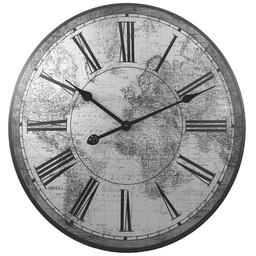
#> input picture Project 1/Task1_3/clock.jpg, 256 x 256 px
$ python task_1.3.py   (older library calls are emulated)
#> lines starting #> are read from the running program, lines starting #| are printed output that depends on the picture
import numpy.fft as fft
import numpy as np
import scipy.misc as msc
import matplotlib.pyplot as plt
import os

img = "clock"

def read_intensity_image(file):
    """
    Reads an image file and flattens the color layers into a single gray-scale layer.
    Parameters
    ----------
    file : str or file object
        The file name or file object to be read.
    Returns
    -------
    f : ndarray
        The 2D array obtained by reading the image and casting to float type.
    """
#> called with file = 'clock.jpg'
    f = msc.imread(file, flatten=True).astype('float')
#> f: shape (256, 256) float64; min 11, max 255, mean 175.6
    return f


def write_intensity_image(f, file):
    """
    Saves the image under the given file name or file object.
    Parameters
    ----------
    file : str
        The file name or file object in which the image array to be written.
   f : ndarray
        The 2D image array to be written to the given file.
    """
    msc.toimage(f).save(file)


def band_pass_filter(image, rMin, rMax, saveImg):
    """
    Apply band pass filter to the given image in the Fourier domain.
    Parameters
    ----------
    image : ndarray
        2-D grayscale image.
    rMin : scalar
        lower bound of the frequencies to be passed.
    rMax : scalar
        upper bound of the frequencies to be passed.
    saveImg :
        if true, save transformed and filtered images.
    Returns
    -------
        None
    """
#> called with rMin = 20, rMax = 80, saveImg = True
    G = fft.fft2(image)           # apply fourier transform
    beforeShiftG = G.copy();
    G = fft.fftshift(G)

    width = G.shape[0]
#> width = 256
    height = G.shape[1]
#> height = 256
    # We retain G, because we want to display it later.
    copyOfG = np.copy(G)

    # Mask the pixels from the transformed & shifted image which have greater distance than rMax and smaler
    # distance than rMin
    width, height = copyOfG.shape[0], copyOfG.shape[1]
    center = (width / 2, height / 2)
#> center = (128, 128)
    y, x = np.ogrid[-center[1]:center[1], -center[0]:center[0]]  # open grid used to create the mask: -128:127
#> y = 256 values from -128 to 127
    dist = x ** 2 + y ** 2  # distance^2 matrix to the center
    mask = (dist > rMax ** 2) | (dist < rMin ** 2)  # mask to be used as a boolean index
    copyOfG[mask] = 0.

    # Perform inverse fourier transform on filtered image
    gPrime = fft.ifft2(fft.ifftshift(copyOfG))

    # save filtered image
    folderName = "{}, rmin = {}, rmax = {}".format(img, rMin, rMax)
    rMinMax = "rmin = {}, rmax = {}".format(rMin, rMax)
    if not os.path.exists(folderName):
        os.mkdir(folderName)

    # save images
    if saveImg:
        ax1 = plt.subplot(1, 2, 1)
        ax1.set_title(rMinMax)
        plt.imshow(np.log(np.abs(copyOfG)), cmap='gray')
        plt.subplot(1, 2, 2)
        plt.imshow(np.abs(gPrime), cmap='gray')
        plt.savefig((folderName + "/1.3 output full.png"), transparent=True)
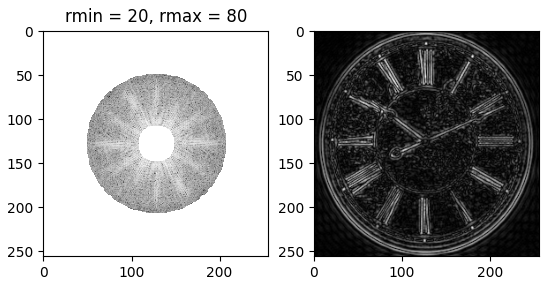
#> figure drawn by matplotlib, 2 panels

    write_intensity_image(np.log(np.abs(G)), img + " 1.3 output log(abs(G)).png")
#> in write_intensity_image, `msc.toimage(f).save(file)`:
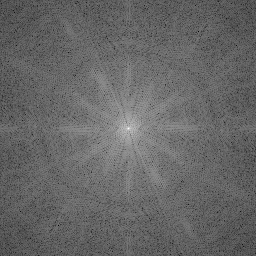
#> saved as clock 1.3 output log(abs(G)).png: PIL image 256x256 L; min 0, max 255, mean 102.4
    write_intensity_image(np.log(np.abs(beforeShiftG)), img + " 1.3 output before fftshift log(abs(G)).png")
#> in write_intensity_image (call 2), `msc.toimage(f).save(file)`:
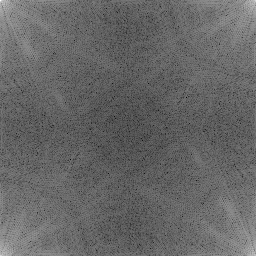
#> saved as clock 1.3 output before fftshift log(abs(G)).png: PIL image 256x256 L; min 0, max 255, mean 102.4

if __name__ == '__main__':
    ff = read_intensity_image(img+".jpg")              # read image in grayscale
    band_pass_filter(ff, 20, 80, True)

$ run again, on Project 1/Task1_3/bauckhage.jpg
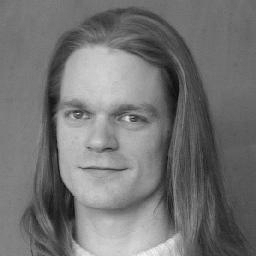
#> input picture Project 1/Task1_3/bauckhage.jpg, 256 x 256 px, given in place of clock.jpg, which was not available
#> in write_intensity_image, `msc.toimage(f).save(file)`:
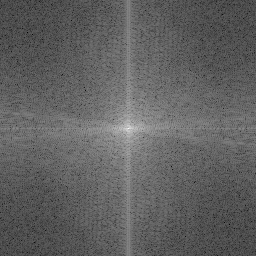
#> saved as clock 1.3 output log(abs(G)).png: PIL image 256x256 L; min 0, max 255, mean 96.7
#> in write_intensity_image (call 2), `msc.toimage(f).save(file)`:
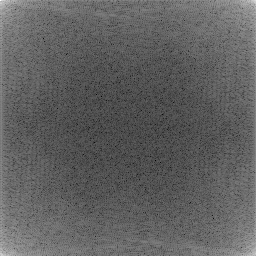
#> saved as clock 1.3 output before fftshift log(abs(G)).png: PIL image 256x256 L; min 0, max 255, mean 96.7
